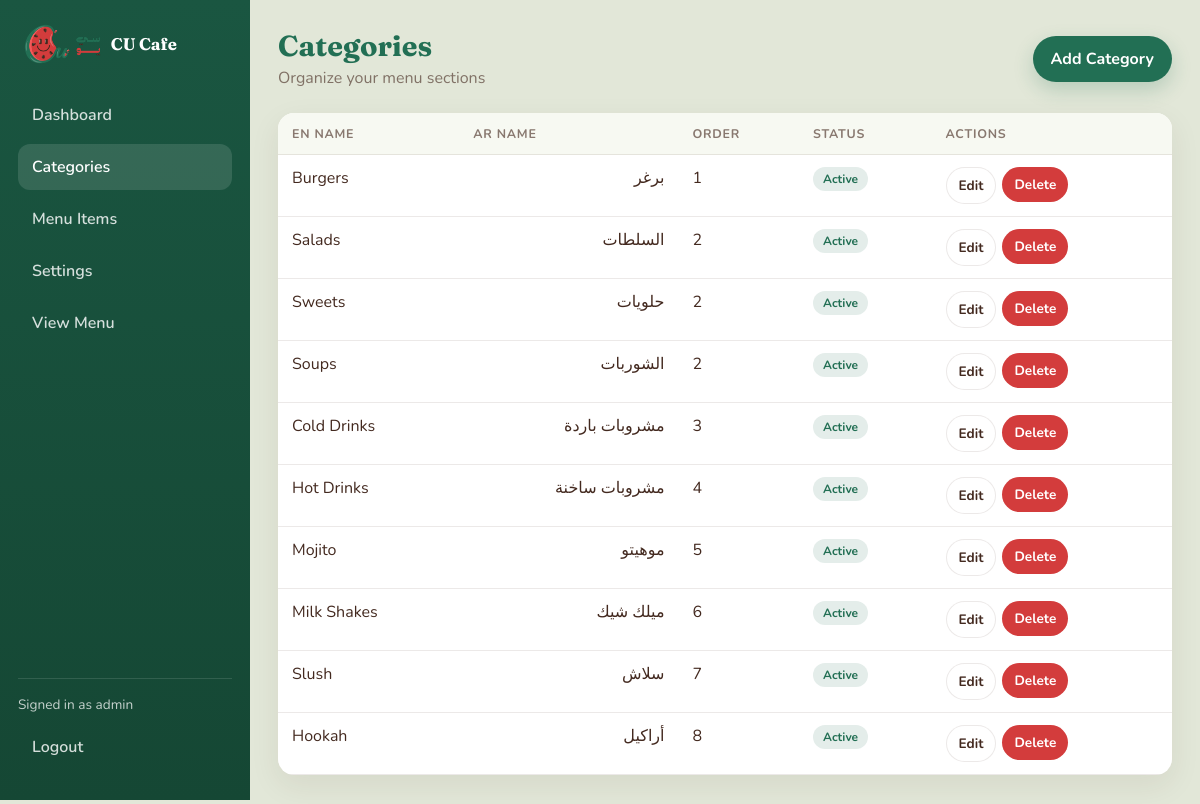
The app's page /admin/categories.php (signed in) with its own data.
### tables this page shows
CREATE TABLE `categories` (
  `id` int(10) UNSIGNED NOT NULL,
  `name_en` varchar(120) NOT NULL,
  `name_ar` varchar(120) NOT NULL,
  `sort_order` int(11) NOT NULL DEFAULT 0,
  `status` tinyint(1) NOT NULL DEFAULT 1,
  `created_at` timestamp NOT NULL DEFAULT current_timestamp()
);

### core/Database.php (called while the page is built, shortened)
<?php
class Database
{
    private static ?PDO $instance = null;
    public static function getInstance(): PDO
    {
        if (self::$instance === null) {
            $dsn = sprintf(
                'mysql:host=%s;dbname=%s;charset=%s',
                DB_HOST,
                DB_NAME,
                DB_CHARSET
            );
            self::$instance = new PDO($dsn, DB_USER, DB_PASS, [
                PDO::ATTR_ERRMODE => PDO::ERRMODE_EXCEPTION,
                PDO::ATTR_DEFAULT_FETCH_MODE => PDO::FETCH_ASSOC,
                PDO::ATTR_EMULATE_PREPARES => false,
            ]);
        }
        return self::$instance;
    }
}

### models/Category.php (called while the page is built, shortened)
<?php
class Category
{
    private PDO $db;
    public function __construct()
    {
        $this->db = Database::getInstance();
    }
    public function all(bool $activeOnly = false): array
    {
        $sql = 'SELECT * FROM categories';
        $sql .= ' ORDER BY sort_order ASC, id ASC';
        return $this->db->query($sql)->fetchAll();
    }
}

### core/helpers.php (called while the page is built, shortened)
<?php
function e(?string $value): string
{
    return htmlspecialchars($value ?? '', ENT_QUOTES | ENT_SUBSTITUTE, 'UTF-8');
}

### admin/categories.php (the view, shortened to what this page needs)
<?php
$model = new Category();
$categories = $model->all();
require __DIR__ . '/includes/header.php';
?>
<div class="page-head">
    <div>
        <h1>Categories</h1>
        <p>Organize your menu sections</p>
    </div>
    <button type="button" class="btn btn-primary" data-open-modal="createModal">Add Category</button>
</div>
<div class="panel">
    <div class="table-wrap">
        <table>
            <thead>
                <tr>
                    <th>EN Name</th>
                    <th>AR Name</th>
                    <th>Order</th>
                    <th>Status</th>
                    <th>Actions</th>
                </tr>
            </thead>
            <tbody>
                <?php if (!$categories): ?>
                    <tr><td colspan="5">No categories yet.</td></tr>
                <?php else: ?>
                    <?php foreach ($categories as $cat): ?>
                        <tr>
                            <td><?= e($cat['name_en']) ?></td>
                            <td dir="rtl"><?= e($cat['name_ar']) ?></td>
                            <td><?= (int) $cat['sort_order'] ?></td>
                            <td>
                                <span class="badge <?= (int) $cat['status'] === 1 ? 'badge-on' : 'badge-off' ?>">
                                    <?= (int) $cat['status'] === 1 ? 'Active' : 'Hidden' ?>
                                </span>
                            </td>
                            <td>
                                <div class="actions">
                                    <button
                                        type="button"
                                        class="btn btn-secondary btn-sm"
                                        data-edit
                                        data-open-modal="editModal"
                                        data-id="<?= (int) $cat['id'] ?>"
                                        data-name_en="<?= e($cat['name_en']) ?>"
                                        data-name_ar="<?= e($cat['name_ar']) ?>"
                                        data-sort_order="<?= (int) $cat['sort_order'] ?>"
                                        data-status="<?= (int) $cat['status'] ?>"
                                    >Edit</button>
                                    <form method="post" onsubmit="return confirm('Delete this category and its items?');">
                                        <button type="submit" class="btn btn-danger btn-sm">Delete</button>
                                    </form>
                                </div>
                            </td>
                        </tr>
                    <?php endforeach; ?>
                <?php endif; ?>
            </tbody>
        </table>
    </div>
</div>
<?php require __DIR__ . '/includes/footer.php'; ?>

### assets/css/admin.css (style rules this page uses)
:root { --brand-green: #226F54; --brand-red: #D33C3C; --soft-bg: #E2E7D8; --brown: #43291F; --white: #FFFFFF; --sidebar: #1a5641; --muted: rgba(67, 41, 31, 0.62); --border: rgba(67, 41, 31, 0.1); --radius: 16px; --font-display: "Fraunces", Georgia, serif; --font-body: "Nunito", sans-serif; --shadow: 0 10px 30px rgba(67, 41, 31, 0.08); }
*, *::before, *::after { box-sizing: border-box; }
body { margin: 0; font-family: var(--font-body); color: var(--brown); background: var(--soft-bg); min-height: 100vh; }
button, input, select, textarea { font: inherit; }
.btn { display: inline-flex; align-items: center; justify-content: center; gap: 8px; padding: 12px 18px; border: none; border-radius: 999px; font-weight: 700; cursor: pointer; transition: transform 0.2s, box-shadow 0.2s, background 0.2s; }
.btn-primary { background: var(--brand-green); color: var(--white); box-shadow: 0 8px 20px rgba(34, 111, 84, 0.22); }
.btn-secondary { background: var(--white); color: var(--brown); border: 1px solid var(--border); }
.btn-danger { background: var(--brand-red); color: var(--white); }
.btn-sm { padding: 8px 12px; font-size: 0.85rem; }
.page-head { display: flex; flex-wrap: wrap; align-items: center; justify-content: space-between; gap: 14px; margin-bottom: 24px; }
.page-head h1 { margin: 0; font-family: var(--font-display); font-size: 1.8rem; color: var(--brand-green); }
.page-head p { margin: 4px 0 0; color: var(--muted); }
.panel { background: var(--white); border-radius: var(--radius); box-shadow: var(--shadow); overflow: hidden; }
.table-wrap { overflow-x: auto; }
table { width: 100%; border-collapse: collapse; }
th, td { padding: 12px 14px; text-align: start; border-bottom: 1px solid var(--border); vertical-align: top; }
th { font-size: 0.78rem; letter-spacing: 0.06em; text-transform: uppercase; color: var(--muted); background: #f7f9f2; }
.badge { display: inline-flex; padding: 4px 10px; border-radius: 999px; font-size: 0.75rem; font-weight: 700; }
.badge-on { background: rgba(34, 111, 84, 0.12); color: var(--brand-green); }
.actions { display: flex; flex-wrap: wrap; gap: 6px; }

### records on screen
categories: name_en "Burgers", name_ar "برغر", sort_order "1", status "Active"
categories: name_en "Salads", name_ar "السلطات", sort_order "2", status "Active"
categories: name_en "Sweets", name_ar "حلويات", sort_order "2", status "Active"
categories: name_en "Soups", name_ar "الشوربات", sort_order "2", status "Active"
categories: name_en "Cold Drinks", name_ar "مشروبات باردة", sort_order "3", status "Active"
categories: name_en "Hot Drinks", name_ar "مشروبات ساخنة", sort_order "4", status "Active"
categories: name_en "Mojito", name_ar "موهيتو", sort_order "5", status "Active"
categories: name_en "Milk Shakes", name_ar "ميلك شيك", sort_order "6", status "Active"
categories: name_en "Slush", name_ar "سلاش", sort_order "7", status "Active"
categories: name_en "Hookah", name_ar "أراكيل", sort_order "8", status "Active"

### other values on screen
$_SESSION['wl_admin_user'] "admin"
